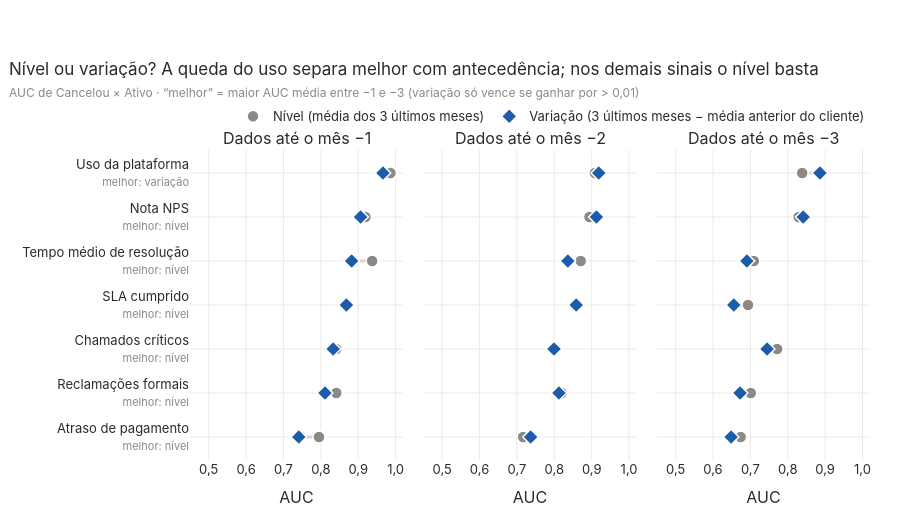

Notebook code for this chart:
### Markdown cell above
## 1. Nível ou variação

### Code cell
auc = tabela_auc(d, range(1, 7))
m13 = auc[auc.k <= 3].groupby(["sinal", "forma"]).auc.mean().unstack()
MELHOR = {s: "variacao" if m13.loc[s, "variacao"] > m13.loc[s, "nivel"] + 0.01 else "nivel" for s in SINAIS}
ORDEM = sorted(SINAIS, key=lambda s: -m13.loc[s, MELHOR[s]])

fig = make_subplots(rows=1, cols=3, shared_yaxes=True, horizontal_spacing=0.03,
                    subplot_titles=[f"Dados até o mês −{k}" for k in (1, 2, 3)])
estilo = {"nivel": dict(color=CINZA, symbol="circle"), "variacao": dict(color="#1c5cab", symbol="diamond")}
ylab = [f"{ROT[s]}<br><span style='font-size:11px;color:{CINZA}'>melhor: {ROTULO_FORMA[MELHOR[s]].lower()}</span>" for s in ORDEM]
for c, k in enumerate((1, 2, 3), start=1):
    q = auc[auc.k == k].set_index(["sinal", "forma"])
    for s, y in zip(ORDEM, ylab):
        fig.add_trace(go.Scatter(x=[q.loc[(s, f), "auc"] for f in FORMAS], y=[y, y], mode="lines",
                                 line=dict(color="#d6d4ce", width=3), hoverinfo="skip", showlegend=False), row=1, col=c)
    for f in FORMAS:
        qq = q.xs(f, level="forma").loc[ORDEM]
        fig.add_trace(go.Scatter(x=qq.auc, y=ylab, mode="markers", name=ROTULO_FORMA[f] + (" (média dos 3 últimos meses)" if f == "nivel" else " (3 últimos meses − média anterior do cliente)"),
                                 legendgroup=f, showlegend=c == 1, marker=dict(size=12, line=dict(color="white", width=1.5), **estilo[f]),
                                 customdata=np.c_[[ROT[s] for s in ORDEM], qq.n_canc],
                                 hovertemplate=f"<b>%{{customdata[0]}}</b> · {ROTULO_FORMA[f]} · até −{k}<br>AUC %{{x:.2f}}"
                                               "<br>%{customdata[1]} de 22 cancelados com dado<extra></extra>"), row=1, col=c)
fig.update_xaxes(range=[0.45, 1.02], dtick=0.1, tickformat=".1f", title_text="AUC")
fig.update_yaxes(autorange="reversed")
fig.update_layout(height=520, margin=dict(l=190, t=150),
                  title="Nível ou variação? A queda do uso separa melhor com antecedência; nos demais sinais o nível basta"
                        + sub("AUC de Cancelou × Ativo · “melhor” = maior AUC média entre −1 e −3 (variação só vence se ganhar por > 0,01)"))
fig.show()
display(m13.rename(columns=ROTULO_FORMA, index=ROT).round(3).rename_axis(index="AUC média (−1 a −3)", columns=None))

### Figure 1 — Plotly figure (JSON) as saved in the notebook; plotly's stock layout.template omitted (floating-point values rounded to 4 significant figures)
{"data": [{"hoverinfo": "skip", "line": {"color": "#d6d4ce", "width": 3}, "mode": "lines", "showlegend": false, "type": "scatter", "x": [0.9863, 0.9663], "xaxis": "x", "y": ["Uso da plataforma<br><span style='font-size:11px;color:#8a8984'>melhor: variação</span>", "Uso da plataforma<br><span style='font-size:11px;color:#8a8984'>melhor: variação</span>"], "yaxis": "y"}, {"hoverinfo": "skip", "line": {"color": "#d6d4ce", "width": 3}, "mode": "lines", "showlegend": false, "type": "scatter", "x": [0.9195, 0.9063], "xaxis": "x", "y": ["Nota NPS<br><span style='font-size:11px;color:#8a8984'>melhor: nível</span>", "Nota NPS<br><span style='font-size:11px;color:#8a8984'>melhor: nível</span>"], "yaxis": "y"}, {"hoverinfo": "skip", "line": {"color": "#d6d4ce", "width": 3}, "mode": "lines", "showlegend": false, "type": "scatter", "x": [0.9373, 0.8824], "xaxis": "x", "y": ["Tempo médio de resolução<br><span style='font-size:11px;color:#8a8984'>melhor: nível</span>", "Tempo médio de resolução<br><span style='font-size:11px;color:#8a8984'>melhor: nível</span>"], "yaxis": "y"}, {"hoverinfo": "skip", "line": {"color": "#d6d4ce", "width": 3}, "mode": "lines", "showlegend": false, "type": "scatter", "x": [0.8711, 0.8683], "xaxis": "x", "y": ["SLA cumprido<br><span style='font-size:11px;color:#8a8984'>melhor: nível</span>", "SLA cumprido<br><span style='font-size:11px;color:#8a8984'>melhor: nível</span>"], "yaxis": "y"}, {"hoverinfo": "skip", "line": {"color": "#d6d4ce", "width": 3}, "mode": "lines", "showlegend": false, "type": "scatter", "x": [0.8413, 0.8331], "xaxis": "x", "y": ["Chamados críticos<br><span style='font-size:11px;color:#8a8984'>melhor: nível</span>", "Chamados críticos<br><span style='font-size:11px;color:#8a8984'>melhor: nível</span>"], "yaxis": "y"}, {"hoverinfo": "skip", "line": {"color": "#d6d4ce", "width": 3}, "mode": "lines", "showlegend": false, "type": "scatter", "x": [0.8413, 0.8111], "xaxis": "x", "y": ["Reclamações formais<br><span style='font-size:11px;color:#8a8984'>melhor: nível</span>", "Reclamações formais<br><span style='font-size:11px;color:#8a8984'>melhor: nível</span>"], "yaxis": "y"}, {"hoverinfo": "skip", "line": {"color": "#d6d4ce", "width": 3}, "mode": "lines", "showlegend": false, "type": "scatter", "x": [0.7951, 0.741], "xaxis": "x", "y": ["Atraso de pagamento<br><span style='font-size:11px;color:#8a8984'>melhor: nível</span>", "Atraso de pagamento<br><span style='font-size:11px;color:#8a8984'>melhor: nível</span>"], "yaxis": "y"}, {"customdata": [["Uso da plataforma", "22"], ["Nota NPS", "21"], ["Tempo médio de resolução", "22"], ["SLA cumprido", "22"], ["Chamados críticos", "22"], ["Reclamações formais", "22"], ["Atraso de pagamento", "22"]], "hovertemplate": "<b>%{customdata[0]}</b> · Nível · até −1<br>AUC %{x:.2f}<br>%{customdata[1]} de 22 cancelados com dado<extra></extra>", "legendgroup": "nivel", "marker": {"color": "#8a8984", "line": {"color": "white", "width": 1.5}, "size": 12, "symbol": "circle"}, "mode": "markers", "name": "Nível (média dos 3 últimos meses)", "showlegend": true, "type": "scatter", "x": [0.9863, 0.9195, 0.9373, 0.8711, 0.8413, 0.8413, 0.7951], "xaxis": "x", "y": ["Uso da plataforma<br><span style='font-size:11px;color:#8a8984'>melhor: variação</span>", "Nota NPS<br><span style='font-size:11px;color:#8a8984'>melhor: nível</span>", "Tempo médio de resolução<br><span style='font-size:11px;color:#8a8984'>melhor: nível</span>", "SLA cumprido<br><span style='font-size:11px;color:#8a8984'>melhor: nível</span>", "Chamados críticos<br><span style='font-size:11px;color:#8a8984'>melhor: nível</span>", "Reclamações formais<br><span style='font-size:11px;color:#8a8984'>melhor: nível</span>", "Atraso de pagamento<br><span style='font-size:11px;color:#8a8984'>melhor: nível</span>"], "yaxis": "y"}, {"customdata": [["Uso da plataforma", "22"], ["Nota NPS", "15"], ["Tempo médio de resolução", "22"], ["SLA cumprido", "22"], ["Chamados críticos", "22"], ["Reclamações formais", "22"], ["Atraso de pagamento", "22"]], "hovertemplate": "<b>%{customdata[0]}</b> · Variação · até −1<br>AUC %{x:.2f}<br>%{customdata[1]} de 22 cancelados com dado<extra></extra>", "legendgroup": "variacao", "marker": {"color": "#1c5cab", "line": {"color": "white", "width": 1.5}, "size": 12, "symbol": "diamond"}, "mode": "markers", "name": "Variação (3 últimos meses − média anterior do cliente)", "showlegend": true, "type": "scatter", "x": [0.9663, 0.9063, 0.8824, 0.8683, 0.8331, 0.8111, 0.741], "xaxis": "x", "y": ["Uso da plataforma<br><span style='font-size:11px;color:#8a8984'>melhor: variação</span>", "Nota NPS<br><span style='font-size:11px;color:#8a8984'>melhor: nível</span>", "Tempo médio de resolução<br><span style='font-size:11px;color:#8a8984'>melhor: nível</span>", "SLA cumprido<br><span style='font-size:11px;color:#8a8984'>melhor: nível</span>", "Chamados críticos<br><span style='font-size:11px;color:#8a8984'>melhor: nível</span>", "Reclamações formais<br><span style='font-size:11px;color:#8a8984'>melhor: nível</span>", "Atraso de pagamento<br><span style='font-size:11px;color:#8a8984'>melhor: nível</span>"], "yaxis": "y"}, {"hoverinfo": "skip", "line": {"color": "#d6d4ce", "width": 3}, "mode": "lines", "showlegend": false, "type": "scatter", "x": [0.9087, 0.919], "xaxis": "x2", "y": ["Uso da plataforma<br><span style='font-size:11px;color:#8a8984'>melhor: variação</span>", "Uso da plataforma<br><span style='font-size:11px;color:#8a8984'>melhor: variação</span>"], "yaxis": "y2"}, {"hoverinfo": "skip", "line": {"color": "#d6d4ce", "width": 3}, "mode": "lines", "showlegend": false, "type": "scatter", "x": [0.8941, 0.9126], "xaxis": "x2", "y": ["Nota NPS<br><span style='font-size:11px;color:#8a8984'>melhor: nível</span>", "Nota NPS<br><span style='font-size:11px;color:#8a8984'>melhor: nível</span>"], "yaxis": "y2"}, {"hoverinfo": "skip", "line": {"color": "#d6d4ce", "width": 3}, "mode": "lines", "showlegend": false, "type": "scatter", "x": [0.8707, 0.8362], "xaxis": "x2", "y": ["Tempo médio de resolução<br><span style='font-size:11px;color:#8a8984'>melhor: nível</span>", "Tempo médio de resolução<br><span style='font-size:11px;color:#8a8984'>melhor: nível</span>"], "yaxis": "y2"}, {"hoverinfo": "skip", "line": {"color": "#d6d4ce", "width": 3}, "mode": "lines", "showlegend": false, "type": "scatter", "x": [0.8562, 0.8586], "xaxis": "x2", "y": ["SLA cumprido<br><span style='font-size:11px;color:#8a8984'>melhor: nível</span>", "SLA cumprido<br><span style='font-size:11px;color:#8a8984'>melhor: nível</span>"], "yaxis": "y2"}, {"hoverinfo": "skip", "line": {"color": "#d6d4ce", "width": 3}, "mode": "lines", "showlegend": false, "type": "scatter", "x": [0.7978, 0.7991], "xaxis": "x2", "y": ["Chamados críticos<br><span style='font-size:11px;color:#8a8984'>melhor: nível</span>", "Chamados críticos<br><span style='font-size:11px;color:#8a8984'>melhor: nível</span>"], "yaxis": "y2"}, {"hoverinfo": "skip", "line": {"color": "#d6d4ce", "width": 3}, "mode": "lines", "showlegend": false, "type": "scatter", "x": [0.8197, 0.8125], "xaxis": "x2", "y": ["Reclamações formais<br><span style='font-size:11px;color:#8a8984'>melhor: nível</span>", "Reclamações formais<br><span style='font-size:11px;color:#8a8984'>melhor: nível</span>"], "yaxis": "y2"}, {"hoverinfo": "skip", "line": {"color": "#d6d4ce", "width": 3}, "mode": "lines", "showlegend": false, "type": "scatter", "x": [0.7167, 0.7366], "xaxis": "x2", "y": ["Atraso de pagamento<br><span style='font-size:11px;color:#8a8984'>melhor: nível</span>", "Atraso de pagamento<br><span style='font-size:11px;color:#8a8984'>melhor: nível</span>"], "yaxis": "y2"}, {"customdata": [["Uso da plataforma", "22"], ["Nota NPS", "21"], ["Tempo médio de resolução", "22"], ["SLA cumprido", "22"], ["Chamados críticos", "22"], ["Reclamações formais", "22"], ["Atraso de pagamento", "22"]], "hovertemplate": "<b>%{customdata[0]}</b> · Nível · até −2<br>AUC %{x:.2f}<br>%{customdata[1]} de 22 cancelados com dado<extra></extra>", "legendgroup": "nivel", "marker": {"color": "#8a8984", "line": {"color": "white", "width": 1.5}, "size": 12, "symbol": "circle"}, "mode": "markers", "name": "Nível (média dos 3 últimos meses)", "showlegend": false, "type": "scatter", "x": [0.9087, 0.8941, 0.8707, 0.8562, 0.7978, 0.8197, 0.7167], "xaxis": "x2", "y": ["Uso da plataforma<br><span style='font-size:11px;color:#8a8984'>melhor: variação</span>", "Nota NPS<br><span style='font-size:11px;color:#8a8984'>melhor: nível</span>", "Tempo médio de resolução<br><span style='font-size:11px;color:#8a8984'>melhor: nível</span>", "SLA cumprido<br><span style='font-size:11px;color:#8a8984'>melhor: nível</span>", "Chamados críticos<br><span style='font-size:11px;color:#8a8984'>melhor: nível</span>", "Reclamações formais<br><span style='font-size:11px;color:#8a8984'>melhor: nível</span>", "Atraso de pagamento<br><span style='font-size:11px;color:#8a8984'>melhor: nível</span>"], "yaxis": "y2"}, {"customdata": [["Uso da plataforma", "20"], ["Nota NPS", "15"], ["Tempo médio de resolução", "20"], ["SLA cumprido", "20"], ["Chamados críticos", "20"], ["Reclamações formais", "20"], ["Atraso de pagamento", "20"]], "hovertemplate": "<b>%{customdata[0]}</b> · Variação · até −2<br>AUC %{x:.2f}<br>%{customdata[1]} de 22 cancelados com dado<extra></extra>", "legendgroup": "variacao", "marker": {"color": "#1c5cab", "line": {"color": "white", "width": 1.5}, "size": 12, "symbol": "diamond"}, "mode": "markers", "name": "Variação (3 últimos meses − média anterior do cliente)", "showlegend": false, "type": "scatter", "x": [0.919, 0.9126, 0.8362, 0.8586, 0.7991, 0.8125, 0.7366], "xaxis": "x2", "y": ["Uso da plataforma<br><span style='font-size:11px;color:#8a8984'>melhor: variação</span>", "Nota NPS<br><span style='font-size:11px;color:#8a8984'>melhor: nível</span>", "Tempo médio de resolução<br><span style='font-size:11px;color:#8a8984'>melhor: nível</span>", "SLA cumprido<br><span style='font-size:11px;color:#8a8984'>melhor: nível</span>", "Chamados críticos<br><span style='font-size:11px;color:#8a8984'>melhor: nível</span>", "Reclamações formais<br><span style='font-size:11px;color:#8a8984'>melhor: nível</span>", "Atraso de pagamento<br><span style='font-size:11px;color:#8a8984'>melhor: nível</span>"], "yaxis": "y2"}, {"hoverinfo": "skip", "line": {"color": "#d6d4ce", "width": 3}, "mode": "lines", "showlegend": false, "type": "scatter", "x": [0.8386, 0.886], "xaxis": "x3", "y": ["Uso da plataforma<br><span style='font-size:11px;color:#8a8984'>melhor: variação</span>", "Uso da plataforma<br><span style='font-size:11px;color:#8a8984'>melhor: variação</span>"], "yaxis": "y3"}, {"hoverinfo": "skip", "line": {"color": "#d6d4ce", "width": 3}, "mode": "lines", "showlegend": false, "type": "scatter", "x": [0.829, 0.8414], "xaxis": "x3", "y": ["Nota NPS<br><span style='font-size:11px;color:#8a8984'>melhor: nível</span>", "Nota NPS<br><span style='font-size:11px;color:#8a8984'>melhor: nível</span>"], "yaxis": "y3"}, {"hoverinfo": "skip", "line": {"color": "#d6d4ce", "width": 3}, "mode": "lines", "showlegend": false, "type": "scatter", "x": [0.7092, 0.6906], "xaxis": "x3", "y": ["Tempo médio de resolução<br><span style='font-size:11px;color:#8a8984'>melhor: nível</span>", "Tempo médio de resolução<br><span style='font-size:11px;color:#8a8984'>melhor: nível</span>"], "yaxis": "y3"}, {"hoverinfo": "skip", "line": {"color": "#d6d4ce", "width": 3}, "mode": "lines", "showlegend": false, "type": "scatter", "x": [0.6936, 0.6557], "xaxis": "x3", "y": ["SLA cumprido<br><span style='font-size:11px;color:#8a8984'>melhor: nível</span>", "SLA cumprido<br><span style='font-size:11px;color:#8a8984'>melhor: nível</span>"], "yaxis": "y3"}, {"hoverinfo": "skip", "line": {"color": "#d6d4ce", "width": 3}, "mode": "lines", "showlegend": false, "type": "scatter", "x": [0.7716, 0.7447], "xaxis": "x3", "y": ["Chamados críticos<br><span style='font-size:11px;color:#8a8984'>melhor: nível</span>", "Chamados críticos<br><span style='font-size:11px;color:#8a8984'>melhor: nível</span>"], "yaxis": "y3"}, {"hoverinfo": "skip", "line": {"color": "#d6d4ce", "width": 3}, "mode": "lines", "showlegend": false, "type": "scatter", "x": [0.701, 0.6724], "xaxis": "x3", "y": ["Reclamações formais<br><span style='font-size:11px;color:#8a8984'>melhor: nível</span>", "Reclamações formais<br><span style='font-size:11px;color:#8a8984'>melhor: nível</span>"], "yaxis": "y3"}, {"hoverinfo": "skip", "line": {"color": "#d6d4ce", "width": 3}, "mode": "lines", "showlegend": false, "type": "scatter", "x": [0.674, 0.6485], "xaxis": "x3", "y": ["Atraso de pagamento<br><span style='font-size:11px;color:#8a8984'>melhor: nível</span>", "Atraso de pagamento<br><span style='font-size:11px;color:#8a8984'>melhor: nível</span>"], "yaxis": "y3"}, {"customdata": [["Uso da plataforma", "22"], ["Nota NPS", "18"], ["Tempo médio de resolução", "22"], ["SLA cumprido", "22"], ["Chamados críticos", "22"], ["Reclamações formais", "22"], ["Atraso de pagamento", "22"]], "hovertemplate": "<b>%{customdata[0]}</b> · Nível · até −3<br>AUC %{x:.2f}<br>%{customdata[1]} de 22 cancelados com dado<extra></extra>", "legendgroup": "nivel", "marker": {"color": "#8a8984", "line": {"color": "white", "width": 1.5}, "size": 12, "symbol": "circle"}, "mode": "markers", "name": "Nível (média dos 3 últimos meses)", "showlegend": false, "type": "scatter", "x": [0.8386, 0.829, 0.7092, 0.6936, 0.7716, 0.701, 0.674], "xaxis": "x3", "y": ["Uso da plataforma<br><span style='font-size:11px;color:#8a8984'>melhor: variação</span>", "Nota NPS<br><span style='font-size:11px;color:#8a8984'>melhor: nível</span>", "Tempo médio de resolução<br><span style='font-size:11px;color:#8a8984'>melhor: nível</span>", "SLA cumprido<br><span style='font-size:11px;color:#8a8984'>melhor: nível</span>", "Chamados críticos<br><span style='font-size:11px;color:#8a8984'>melhor: nível</span>", "Reclamações formais<br><span style='font-size:11px;color:#8a8984'>melhor: nível</span>", "Atraso de pagamento<br><span style='font-size:11px;color:#8a8984'>melhor: nível</span>"], "yaxis": "y3"}, {"customdata": [["Uso da plataforma", "18"], ["Nota NPS", "15"], ["Tempo médio de resolução", "18"], ["SLA cumprido", "18"], ["Chamados críticos", "18"], ["Reclamações formais", "18"], ["Atraso de pagamento", "18"]], "hovertemplate": "<b>%{customdata[0]}</b> · Variação · até −3<br>AUC %{x:.2f}<br>%{customdata[1]} de 22 cancelados com dado<extra></extra>", "legendgroup": "variacao", "marker": {"color": "#1c5cab", "line": {"color": "white", "width": 1.5}, "size": 12, "symbol": "diamond"}, "mode": "markers", "name": "Variação (3 últimos meses − média anterior do cliente)", "showlegend": false, "type": "scatter", "x": [0.886, 0.8414, 0.6906, 0.6557, 0.7447, 0.6724, 0.6485], "xaxis": "x3", "y": ["Uso da plataforma<br><span style='font-size:11px;color:#8a8984'>melhor: variação</span>", "Nota NPS<br><span style='font-size:11px;color:#8a8984'>melhor: nível</span>", "Tempo médio de resolução<br><span style='font-size:11px;color:#8a8984'>melhor: nível</span>", "SLA cumprido<br><span style='font-size:11px;color:#8a8984'>melhor: nível</span>", "Chamados críticos<br><span style='font-size:11px;color:#8a8984'>melhor: nível</span>", "Reclamações formais<br><span style='font-size:11px;color:#8a8984'>melhor: nível</span>", "Atraso de pagamento<br><span style='font-size:11px;color:#8a8984'>melhor: nível</span>"], "yaxis": "y3"}], "layout": {"annotations": [{"font": {"size": 16}, "showarrow": false, "text": "Dados até o mês −1", "x": 0.1567, "xanchor": "center", "xref": "paper", "y": 1.0, "yanchor": "bottom", "yref": "paper"}, {"font": {"size": 16}, "showarrow": false, "text": "Dados até o mês −2", "x": 0.5, "xanchor": "center", "xref": "paper", "y": 1.0, "yanchor": "bottom", "yref": "paper"}, {"font": {"size": 16}, "showarrow": false, "text": "Dados até o mês −3", "x": 0.8433, "xanchor": "center", "xref": "paper", "y": 1.0, "yanchor": "bottom", "yref": "paper"}], "height": 520, "margin": {"l": 190, "t": 150}, "title": {"text": "Nível ou variação? A queda do uso separa melhor com antecedência; nos demais sinais o nível basta<br><span style='font-size:12px;color:#8a8984'>AUC de Cancelou × Ativo · “melhor” = maior AUC média entre −1 e −3 (variação só vence se ganhar por > 0,01)</span>"}, "xaxis": {"anchor": "y", "domain": [0.0, 0.3133], "dtick": 0.1, "range": [0.45, 1.02], "tickformat": ".1f", "title": {"text": "AUC"}}, "xaxis2": {"anchor": "y2", "domain": [0.3433, 0.6567], "dtick": 0.1, "range": [0.45, 1.02], "tickformat": ".1f", "title": {"text": "AUC"}}, "xaxis3": {"anchor": "y3", "domain": [0.6867, 1.0], "dtick": 0.1, "range": [0.45, 1.02], "tickformat": ".1f", "title": {"text": "AUC"}}, "yaxis": {"anchor": "x", "autorange": "reversed", "domain": [0.0, 1.0]}, "yaxis2": {"anchor": "x2", "autorange": "reversed", "domain": [0.0, 1.0], "matches": "y", "showticklabels": false}, "yaxis3": {"anchor": "x3", "autorange": "reversed", "domain": [0.0, 1.0], "matches": "y", "showticklabels": false}}}
